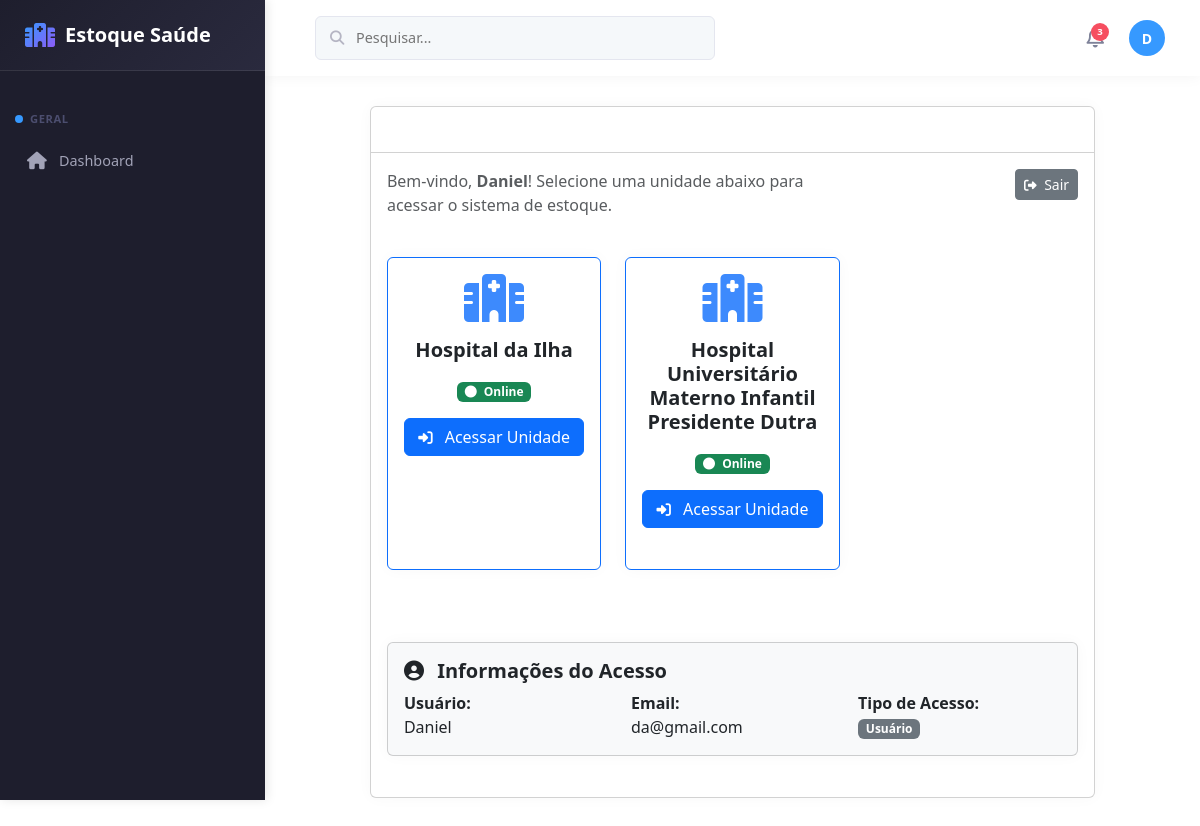
Screenshot of /selecionar-unidade (signed in) with the database file from the repository.
### models.py (models this page shows, shortened)
class Usuario(db.Model):
    __tablename__ = 'usuarios'
    id = db.Column(db.Integer, primary_key=True)
    nome = db.Column(db.String(100), nullable=False)
    email = db.Column(db.String(100), unique=True, nullable=False)
    senha = db.Column(db.String(255), nullable=False)
    tipo = db.Column(db.String(20), default='user')
    unidades_acesso = db.Column(db.Text)
    pode_cadastrar = db.Column(db.Integer, default=1)
    permissoes_menu = db.Column(db.Text)
    ativo = db.Column(db.Integer, default=1)
    data_criacao = db.Column(db.DateTime, default=lambda: datetime.now(timezone.utc))
    def get_unidades_acesso(self):
        if not self.unidades_acesso or not self.unidades_acesso.strip():
            return []
        try:
            return json.loads(self.unidades_acesso)
        except Exception:
            try:
                val = ast.literal_eval(self.unidades_acesso)
                if isinstance(val, list):
                    return val
                return json.loads(self.unidades_acesso.replace("'", '"'))
            except Exception:
                try:
                    s = self.unidades_acesso.replace("'", '"')
                    return json.loads(s)
                except Exception:
                    return []
    def is_admin(self):
        return self.tipo == 'admin'

class Unidade(db.Model):
    __tablename__ = 'unidades'
    id = db.Column(db.String(50), primary_key=True)
    nome = db.Column(db.String(100), nullable=False)
    descricao = db.Column(db.Text)
    database = db.Column(db.String(200))
    type = db.Column(db.String(50))
    ativa = db.Column(db.Integer, default=1)
    data_criacao = db.Column(db.DateTime, default=lambda: datetime.now(timezone.utc))

### routes/main.py (the view, shortened to what this page needs)
@main_bp.route('/selecionar-unidade', methods=['GET', 'POST'])
def selecionar_unidade():
    from app import db, Usuario
    from database_config import get_database_config, get_all_units
    from database_manager import db_manager
    if 'user_id' not in session:
        return redirect(url_for('auth.login'))
    usuario = db.session.get(Usuario, session['user_id'])
    if usuario.is_admin():
        unidades = get_all_units()
    else:
        unidades_permitidas = usuario.get_unidades_acesso()
        todas_unidades = get_all_units()
        unidades = {k: v for k, v in todas_unidades.items() if k in unidades_permitidas}
    return render_template('selecionar_unidade.html', unidades=unidades)

### app.py (called while the page is built)
@app.before_request
def attach_unit_db():
    from flask import g
    unit_id = session.get('unit_id')
    if unit_id:
        try:
            g.unit_db = db_manager.get_connection(unit_id)
        except Exception as e:
            g.unit_db = None
            app.logger.exception('Erro ao obter conexão da unidade: %s', e)
    else:
        g.unit_db = None

@app.context_processor
def override_url_for():
    from functools import wraps
    @wraps(original_url_for)
    def new_url_for(endpoint=None, **values):
        if endpoint and '.' not in endpoint and endpoint in ROUTE_MAPPING:
            endpoint = ROUTE_MAPPING[endpoint]
        return original_url_for(endpoint, **values)
    return dict(url_for=new_url_for)

### database_config.py (called while the page is built)
def _central_db_path():
    base = os.path.abspath(os.path.dirname(__file__))
    return os.path.join(base, 'instance', CENTRAL_DB['database'])

### templates/selecionar_unidade.html (shortened to what this page needs)
{% extends "base.html" %}
{% block content %}
<div class="row justify-content-center">
    <div class="col-lg-10">
        <div class="card">
            <div class="card-header">
                <h4 class="mb-0">
                    <i class="fas fa-hospital me-2"></i>
                </h4>
            </div>
            <div class="card-body">
                <div class="row mb-4">
                    <div class="col-md-8">
                        <p class="text-muted">
                            Bem-vindo, <strong>{{ session.user_nome }}</strong>!
                            Selecione uma unidade abaixo para acessar o sistema de estoque.
                        </p>
                    </div>
                    <div class="col-md-4 text-end">
                        <a href="{{ url_for('logout') }}" class="btn btn-secondary btn-sm">
                            <i class="fas fa-sign-out-alt me-1"></i>
                            Sair
                        </a>
                    </div>
                </div>
                {% if unidades %}
                <div class="row">
                    {% for unit_id, unit_config in unidades.items() %}
                    <div class="col-md-6 col-lg-4 mb-4">
                        <div class="card h-100 border-primary hover-card">
                            <div class="card-body text-center">
                                <div class="mb-3">
                                    <i class="fas fa-hospital-alt fa-3x text-primary"></i>
                                </div>
                                <h5 class="card-title">{{ unit_config.name }}</h5>
                                <div class="mb-3">
                                    <span class="badge bg-success">
                                        <i class="fas fa-circle me-1"></i>
                                        Online
                                    </span>
                                </div>
                                <form method="POST" action="{{ url_for('selecionar_unidade') }}">
                                    <button type="submit" class="btn btn-primary w-100">
                                        <i class="fas fa-sign-in-alt me-2"></i>
                                        Acessar Unidade
                                    </button>
                                </form>
                            </div>
                        </div>
                    </div>
                    {% endfor %}
                </div>
                {% endif %}
                <div class="row mt-5">
                    <div class="col-12">
                        <div class="card bg-light">
                            <div class="card-body">
                                <h6 class="card-title">
                                    <i class="fas fa-user-circle me-2"></i>
                                    Informações do Acesso
                                </h6>
                                <div class="row">
                                    <div class="col-md-4">
                                        <strong>Usuário:</strong><br>
                                        {{ session.user_nome }}
                                    </div>
                                    <div class="col-md-4">
                                        <strong>Email:</strong><br>
                                        {{ session.user_email }}
                                    </div>
                                    <div class="col-md-4">
                                        <strong>Tipo de Acesso:</strong><br>
                                        {% if session.user_tipo == 'admin' %}
                                        <span class="badge bg-primary">Administrador</span>
                                        {% else %}
                                        <span class="badge bg-secondary">Usuário</span>
                                        {% endif %}
                                    </div>
                                </div>
                            </div>
                        </div>
                    </div>
                </div>
            </div>
        </div>
    </div>
</div>
{% endblock %}

### static/style.css (style rules this page uses)
:root { --sidebar-bg: #1e1e2d; --sidebar-text: #a2a3b7; --sidebar-active: #3699ff; --sidebar-hover: #2b2b40; --header-bg: #ffffff; --content-bg: #f2f3f8; --card-bg: #ffffff; --text-primary: #3f4254; --text-secondary: #7e8299; }
* { margin: 0; padding: 0; box-sizing: border-box; }
body { font-family: 'Inter', sans-serif; background-color: var(--content-bg); color: var(--text-primary); line-height: 1.6; }
.card { background: var(--card-bg); border-radius: 10px; border: none; box-shadow: 0 0 15px rgba(0, 0, 0, 0.03); margin-bottom: 25px; transition: transform 0.3s, box-shadow 0.3s; }
.card-header { background: transparent; border-bottom: 1px solid #ebedf3; padding: 20px 25px; display: flex; justify-content: space-between; align-items: center; }
.card-title { font-size: 1.25rem; font-weight: 600; margin: 0; color: var(--text-primary); }
.card-body { padding: 25px; }
.btn { font-weight: 500; padding: 8px 16px; border-radius: 6px; transition: all 0.3s; font-size: 0.9rem; display: inline-flex; align-items: center; justify-content: center; }
.btn i { margin-right: 5px; font-size: 0.9em; }
.btn-sm { padding: 5px 10px; font-size: 0.8rem; }
.btn-primary { background-color: var(--sidebar-active); border-color: var(--sidebar-active); }
.badge { font-weight: 500; padding: 5px 10px; border-radius: 4px; font-size: 0.75rem; }

### templates/selecionar_unidade.html (style rules this page uses)
.hover-card { transition: all 0.3s ease; cursor: pointer; }
.hover-card .btn-primary { transition: all 0.3s ease; }
.card-header { background: linear-gradient(135deg, var(--primary-color) 0%, var(--secondary-color) 100%); color: white; }
.fa-hospital-alt { color: var(--primary-color); opacity: 0.8; }

### rows the page displays
Usuario: user_nome "Daniel", user_email "da@gmail.com"
Unidade: name "Hospital da Ilha"
Unidade: name "Hospital Universitário Materno Infantil Presidente Dutra"

### other values shown
{{ (session.user_nome or 'U')[0]|upper }} "D"
